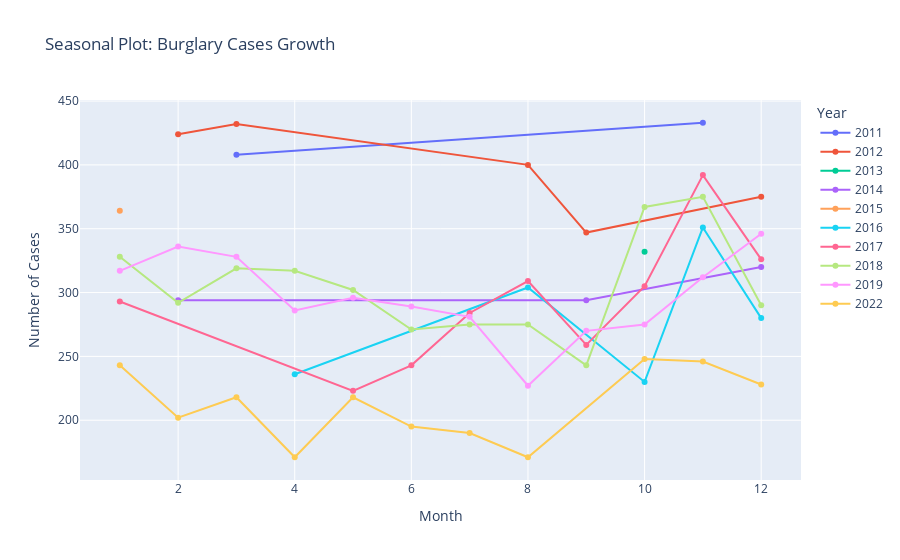

Notebook source saved alongside this figure:
### Code cell
burglary_data_grouped = burglary_data.groupby(['Year', 'Month']).count()
burglary_data_grouped.reset_index(inplace=True)
fig_mult = px.line(burglary_data_grouped, x='Month', y='Location', color='Year',
                   title="Seasonal Plot: Burglary Cases Growth")
fig_mult.update_yaxes(title="Number of Cases")
fig_mult.update_traces(mode="markers+lines", hovertemplate=None)
fig_mult.update_layout(hovermode="x unified")

fig_mult.show()

### Figure 1 — Plotly figure (JSON) as saved in the notebook; plotly's stock layout.template omitted (floating-point values rounded to 4 significant figures)
{"data": [{"legendgroup": "2011", "line": {"color": "#636efa", "dash": "solid"}, "marker": {"symbol": "circle"}, "mode": "markers+lines", "name": "2011", "orientation": "v", "showlegend": true, "type": "scatter", "x": [3, 11], "xaxis": "x", "y": [408, 433], "yaxis": "y"}, {"legendgroup": "2012", "line": {"color": "#EF553B", "dash": "solid"}, "marker": {"symbol": "circle"}, "mode": "markers+lines", "name": "2012", "orientation": "v", "showlegend": true, "type": "scatter", "x": [2, 3, 8, 9, 12], "xaxis": "x", "y": [424, 432, 400, 347, 375], "yaxis": "y"}, {"legendgroup": "2013", "line": {"color": "#00cc96", "dash": "solid"}, "marker": {"symbol": "circle"}, "mode": "markers+lines", "name": "2013", "orientation": "v", "showlegend": true, "type": "scatter", "x": [10], "xaxis": "x", "y": [332], "yaxis": "y"}, {"legendgroup": "2014", "line": {"color": "#ab63fa", "dash": "solid"}, "marker": {"symbol": "circle"}, "mode": "markers+lines", "name": "2014", "orientation": "v", "showlegend": true, "type": "scatter", "x": [2, 9, 12], "xaxis": "x", "y": [294, 294, 320], "yaxis": "y"}, {"legendgroup": "2015", "line": {"color": "#FFA15A", "dash": "solid"}, "marker": {"symbol": "circle"}, "mode": "markers+lines", "name": "2015", "orientation": "v", "showlegend": true, "type": "scatter", "x": [1], "xaxis": "x", "y": [364], "yaxis": "y"}, {"legendgroup": "2016", "line": {"color": "#19d3f3", "dash": "solid"}, "marker": {"symbol": "circle"}, "mode": "markers+lines", "name": "2016", "orientation": "v", "showlegend": true, "type": "scatter", "x": [4, 8, 10, 11, 12], "xaxis": "x", "y": [236, 304, 230, 351, 280], "yaxis": "y"}, {"legendgroup": "2017", "line": {"color": "#FF6692", "dash": "solid"}, "marker": {"symbol": "circle"}, "mode": "markers+lines", "name": "2017", "orientation": "v", "showlegend": true, "type": "scatter", "x": [1, 5, 6, 7, 8, 9, 10, 11, 12], "xaxis": "x", "y": [293, 223, 243, 284, 309, 259, 305, 392, 326], "yaxis": "y"}, {"legendgroup": "2018", "line": {"color": "#B6E880", "dash": "solid"}, "marker": {"symbol": "circle"}, "mode": "markers+lines", "name": "2018", "orientation": "v", "showlegend": true, "type": "scatter", "x": [1, 2, 3, 4, 5, 6, 7, 8, 9, 10, 11, 12], "xaxis": "x", "y": [328, 292, 319, 317, 302, 271, 275, 275, 243, 367, 375, 290], "yaxis": "y"}, {"legendgroup": "2019", "line": {"color": "#FF97FF", "dash": "solid"}, "marker": {"symbol": "circle"}, "mode": "markers+lines", "name": "2019", "orientation": "v", "showlegend": true, "type": "scatter", "x": [1, 2, 3, 4, 5, 6, 7, 8, 9, 10, 11, 12], "xaxis": "x", "y": [317, 336, 328, 286, 296, 289, 281, 227, 270, 275, 312, 346], "yaxis": "y"}, {"legendgroup": "2022", "line": {"color": "#FECB52", "dash": "solid"}, "marker": {"symbol": "circle"}, "mode": "markers+lines", "name": "2022", "orientation": "v", "showlegend": true, "type": "scatter", "x": [1, 2, 3, 4, 5, 6, 7, 8, 10, 11, 12], "xaxis": "x", "y": [243, 202, 218, 171, 218, 195, 190, 171, 248, 246, 228], "yaxis": "y"}], "layout": {"hovermode": "x unified", "legend": {"title": {"text": "Year"}, "tracegroupgap": 0}, "title": {"text": "Seasonal Plot: Burglary Cases Growth"}, "xaxis": {"anchor": "y", "domain": [0, 1], "title": {"text": "Month"}}, "yaxis": {"anchor": "x", "domain": [0, 1], "title": {"text": "Number of Cases"}}}}
